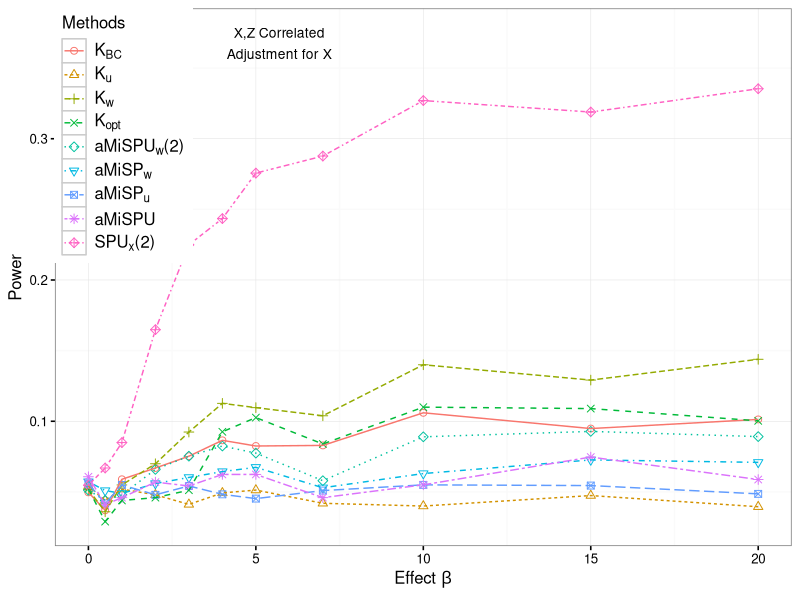

This chart was generated by the following R code:
setwd("/Users/chong/Google Drive/SWAK/simulation/swak-10-27/results")

library(xtable)
##
library(ggplot2)
res = read.table("sim20.txt",sep=",")
res[,3] = factor(rep(1:9,times = 11),levels =  1:9)

## create the plot
base_size = 12
base_family = ""
p1 = ggplot(res, aes(x=x, y=power,group = Methods, color = Methods,shape = Methods,linetype = Methods))+ annotate("text", x = 5.7, y = 0.375, label = "X,Z Correlated", size = 3.5) +
annotate("text", x = 5.7, y = 0.36, label = "Adjustment for X", size = 3.5) +
scale_shape_manual(values=1:nlevels(res$Methods),breaks = levels(res$Methods),
labels = c(expression(K[BC]),expression(K[u]),expression(K[w]),expression(K[opt]),expression(paste(aMiSPU[w],"(2)",sep="")),expression(aMiSP[w]),expression(aMiSP[u]),"aMiSPU",expression(paste(SPU[x],"(2)",sep=""))))+ labs(x=expression(paste("Effect ", beta,sep="")), y="Power")+
geom_point(size = 2) + geom_line(lwd = 0.5) + scale_colour_discrete(breaks = levels(res$Methods),
labels =c(expression(K[BC]),expression(K[u]),expression(K[w]),expression(K[opt]),expression(paste(aMiSPU[w],"(2)",sep="")),expression(aMiSP[w]),expression(aMiSP[u]),"aMiSPU",expression(paste(SPU[x],"(2)",sep=""))))+ scale_linetype_discrete(breaks = levels(res$Methods),
labels = c(expression(K[BC]),expression(K[u]),expression(K[w]),expression(K[opt]),expression(paste(aMiSPU[w],"(2)",sep="")),expression(aMiSP[w]),expression(aMiSP[u]),"aMiSPU",expression(paste(SPU[x],"(2)",sep="")))) + guides(Methods = guide_legend(ncol = 6, byrow = TRUE)) +theme_grey(base_size = base_size, base_family = base_family) %+replace%
theme(legend.position=c(0.0927, .766),legend.text.align = 0 ,axis.text = element_text(size = rel(0.8)), axis.ticks = element_line(colour = "black"),
legend.key = element_rect(colour = "grey80"), panel.background = element_rect(fill = "white",
colour = NA), panel.border = element_rect(fill = NA,
colour = "grey50"), panel.grid.major = element_line(colour = "grey90",
size = 0.2), panel.grid.minor = element_line(colour = "grey98",
size = 0.5), strip.background = element_rect(fill = "grey80",
colour = "grey50", size = 0.2))

p1




